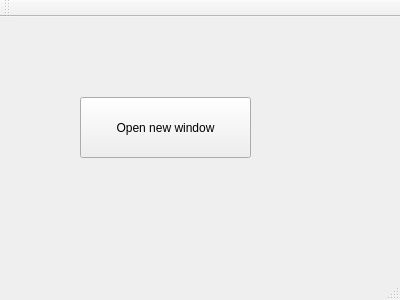
<?xml version="1.0" encoding="UTF-8"?>
<ui version="4.0">
 <class>MainWindow</class>
 <widget class="QMainWindow" name="MainWindow">
  <property name="geometry">
   <rect>
    <x>0</x>
    <y>0</y>
    <width>400</width>
    <height>300</height>
   </rect>
  </property>
  <property name="windowTitle">
   <string>MainWindow</string>
  </property>
  <widget class="QWidget" name="centralWidget">
   <widget class="QPushButton" name="pushButton">
    <property name="geometry">
     <rect>
      <x>80</x>
      <y>80</y>
      <width>171</width>
      <height>61</height>
     </rect>
    </property>
    <property name="text">
     <string>Open new window</string>
    </property>
   </widget>
  </widget>
  <widget class="QMenuBar" name="menuBar">
   <property name="geometry">
    <rect>
     <x>0</x>
     <y>0</y>
     <width>400</width>
     <height>20</height>
    </rect>
   </property>
  </widget>
  <widget class="QToolBar" name="mainToolBar">
   <attribute name="toolBarArea">
    <enum>TopToolBarArea</enum>
   </attribute>
   <attribute name="toolBarBreak">
    <bool>false</bool>
   </attribute>
  </widget>
  <widget class="QStatusBar" name="statusBar"/>
 </widget>
 <layoutdefault spacing="6" margin="11"/>
 <resources/>
 <connections/>
</ui>
